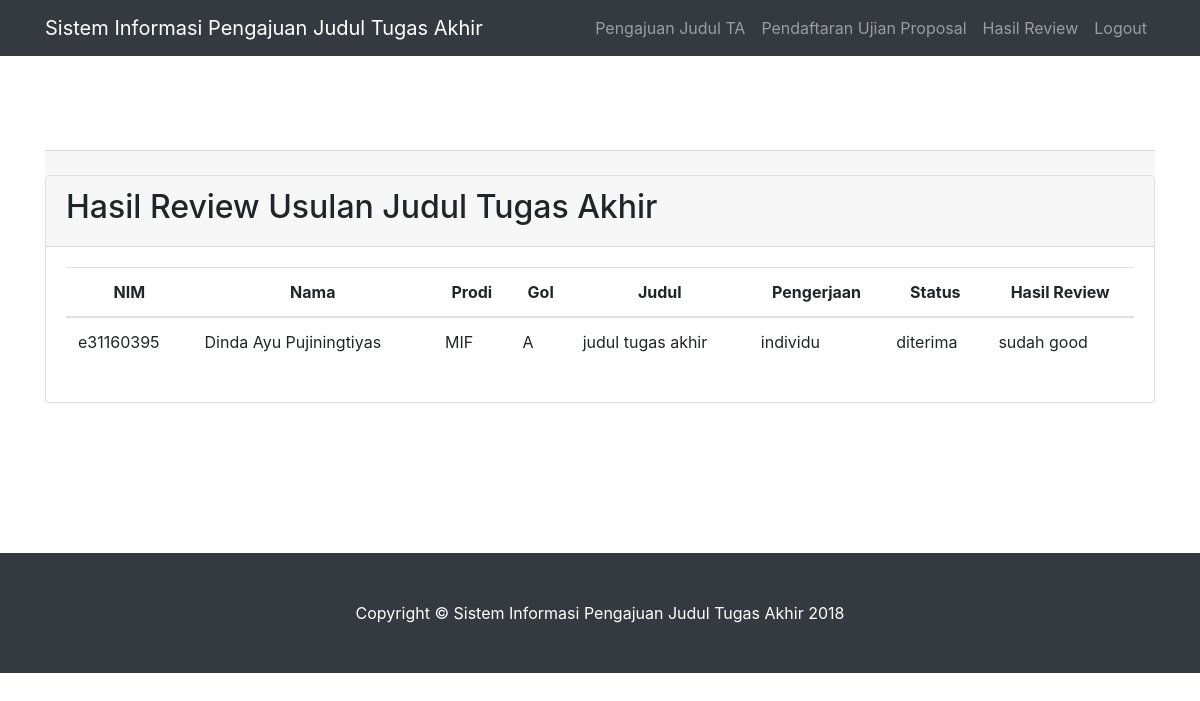
/index.php/loginmhs/hasilreview, run on the app's committed database.
### tables this page shows
CREATE TABLE `usulan_ta_mhs` (
  `id_usulan` int(11) NOT NULL,
  `nim` varchar(9) NOT NULL,
  `prodi` char(3) NOT NULL,
  `golongan` varchar(1) NOT NULL,
  `judul` varchar(100) NOT NULL,
  `pengerjaan` varchar(10) NOT NULL,
  `deskripsi` text NOT NULL,
  `dosen_pembimbing` varchar(30) NOT NULL,
  `tgl_input` date NOT NULL,
  `judul_dosen` varchar(30) NOT NULL
);

CREATE TABLE `data_mahasiswa` (
  `nim` varchar(9) NOT NULL,
  `nama` varchar(100) NOT NULL,
  `prodi` char(3) NOT NULL,
  `golongan` varchar(2) NOT NULL,
  `password` varchar(100) NOT NULL
);

CREATE TABLE `review_ta` (
  `id_review_mhs` int(11) NOT NULL,
  `id_usulan` int(11) NOT NULL,
  `nip` varchar(30) NOT NULL,
  `status` char(50) NOT NULL,
  `deskripsi_review` char(50) NOT NULL
);

### application/controllers/Loginmhs.php (called while the page is built, shortened)
<?php
class Loginmhs extends CI_Controller {
	function __construct(){
		$this->load->model('loginmhs_model');
	}
	function hasilreview(){
		$cek=$this->loginmhs_model->hasilreview();
		$data = array(
			'success' => $this->session->flashdata('success'),
			'error' => $this->session->flashdata('error'),
			'cek' => $cek
		);
		$this->load->view('headermhs');
		$this->load->view('hasilreview',$data);
		$this->load->view('footer');
	}
}

### index.php (called while the page is built, shortened)
<?php
require_once BASEPATH.'core/CodeIgniter.php';

### application/models/Loginmhs_model.php (called while the page is built, shortened)
<?php
class Loginmhs_model extends CI_Model {
	function hasilreview(){
		$this->db->select('usulan_ta_mhs.nim, data_mahasiswa.nama, data_mahasiswa.prodi, data_mahasiswa.golongan, usulan_ta_mhs.judul, usulan_ta_mhs.pengerjaan, review_ta.status, review_ta.deskripsi_review');
		$this->db->from('usulan_ta_mhs');
		$this->db->join('data_mahasiswa', 'data_mahasiswa.nim=usulan_ta_mhs.nim');
		$this->db->join('review_ta', 'review_ta.id_usulan=usulan_ta_mhs.id_usulan');
		$data = $this->db->get();
    	return $data->result();
	}
		 }

### application/views/hasilreview.php (the view, shortened to what this page needs)
<section id="about">
<div class="container">
        <div class="row">
          <div class="col-lg-12 mx-auto">
           <div class="card-footer text-right">
              </div>
              </div>
        </div>
      </div>
 <div class="container">
        <div class="row">
          <div class="col-lg-12 mx-auto">
            <form action="" method="post">
              <div class="card">
              <div class="card-header">
                <h2>Hasil Review Usulan Judul Tugas Akhir</h2>
              </div>
              <div class="card-body p-6">
                <table class="table">
              <thead align="center">
              <tr>
                <th scope="col">NIM</th>
                <th scope="col">Nama</th>
                <th scope="col">Prodi</th>
                <th scope="col">Gol</th>
                <th scope="col">Judul</th>
                <th scope="col">Pengerjaan</th>
                <th scope="col">Status</th>
                <th scope="col">Hasil Review</th>
              </tr>
            </thead>
            <tbody>
              <?php
              foreach ($cek as $data) { ?>
<tr>
  <td><?php echo $data->nim; ?></td>
  <td><?php echo $data->nama; ?></td>
  <td><?php echo $data->prodi; ?></td>
  <td><?php echo $data->golongan; ?></td>
  <td><?php echo $data->judul; ?></td>
  <td><?php echo $data->pengerjaan; ?></td>
  <td><?php echo $data->status; ?></td>
  <td><?php echo $data->deskripsi_review; ?></td>
</tr>
              <?php }
              ?>
            </tbody>
          </table>
            </div>
          </form>
          </div>
        </div>
      </div>
    </section>

### assets/css/scrolling-nav.css (style rules this page uses)
section { padding: 150px 0; }

### data on the page
usulan_ta_mhs: nim "e31160395", nim.nama "Dinda Ayu Pujiningtiyas", nim.prodi "MIF", nim.golongan "A", judul "judul tugas akhir", pengerjaan "individu", review_ta.status "diterima", review_ta.deskripsi_review "sudah good"
